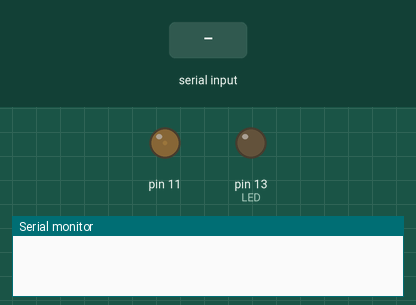
This sketch was run on a simulated Arduino Uno, built with avr-gcc and run on an emulated ATmega328P. On the bench: output pins drawn as LEDs (lit = HIGH), the last lines printed to the serial monitor. The test bench sets the inputs (shaded band).

Above: at 0.75 s.
1.3 s: byte 30 received over Serial
At 2.25 s:
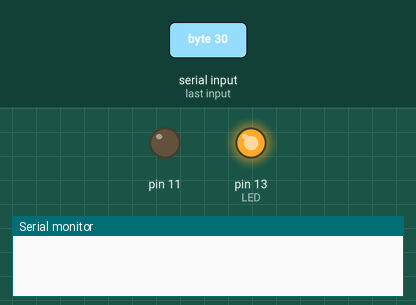
4.3 s: byte 90 received over Serial
7.3 s: byte 120 received over Serial
Timing chart, 0 to 16.3 s (numbered marks = the images above; inputs shaded):
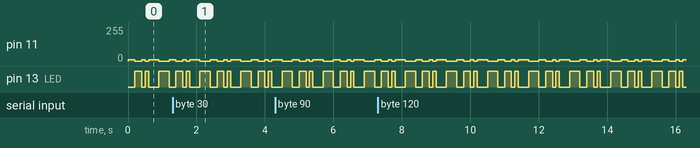

The sketch:

sketch_aug19a.ino
```cpp
#define LED (13)
uint16_t delay_time = 200;
uint32_t current_millis = 0;
uint32_t previous_millis = 0;
uint16_t delay_millis = 3000;
char inChar;

void setup()
{
  Serial.begin(230400);
  pinMode(LED, OUTPUT);
  pinMode(11, OUTPUT);
}

void loop()
{
  if(Serial.available() > 0)
  {
    inChar = Serial.read();
    inChar += 1;
    Serial.println(inChar);
  }

  digitalWrite(LED, LOW);
  analogWrite(11, 10);
  delay(delay_time);
  digitalWrite(LED, HIGH);
  analogWrite(11, 0);
  delay(delay_time);
  if(delay_time == 200)
  {
    delay_time = 100;
    //Serial.print("Delay Time: ");
    //Serial.println(delay_time);
  }
  else if(delay_time == 100)
  {
    delay_time = 300;
    //Serial.print("Delay Time: ");
    //Serial.println(delay_time);
  }
  else if(delay_time == 300)
  {
    delay_time = 200;
    //Serial.print("Delay Time: ");
    //Serial.println(delay_time);
  }
}
```

Measured:
- by itself, pin 11: repeats every 1.2 s: 10/255 0.10 s, 0/255 0.10 s, 10/255 0.30 s, 0/255 0.30 s, 10/255 0.20 s, 0/255 0.20 s
- by itself, pin 13 (LED): repeats every 1.2 s: LOW 0.10 s, HIGH 0.10 s, LOW 0.30 s, HIGH 0.30 s, LOW 0.20 s, HIGH 0.20 s
